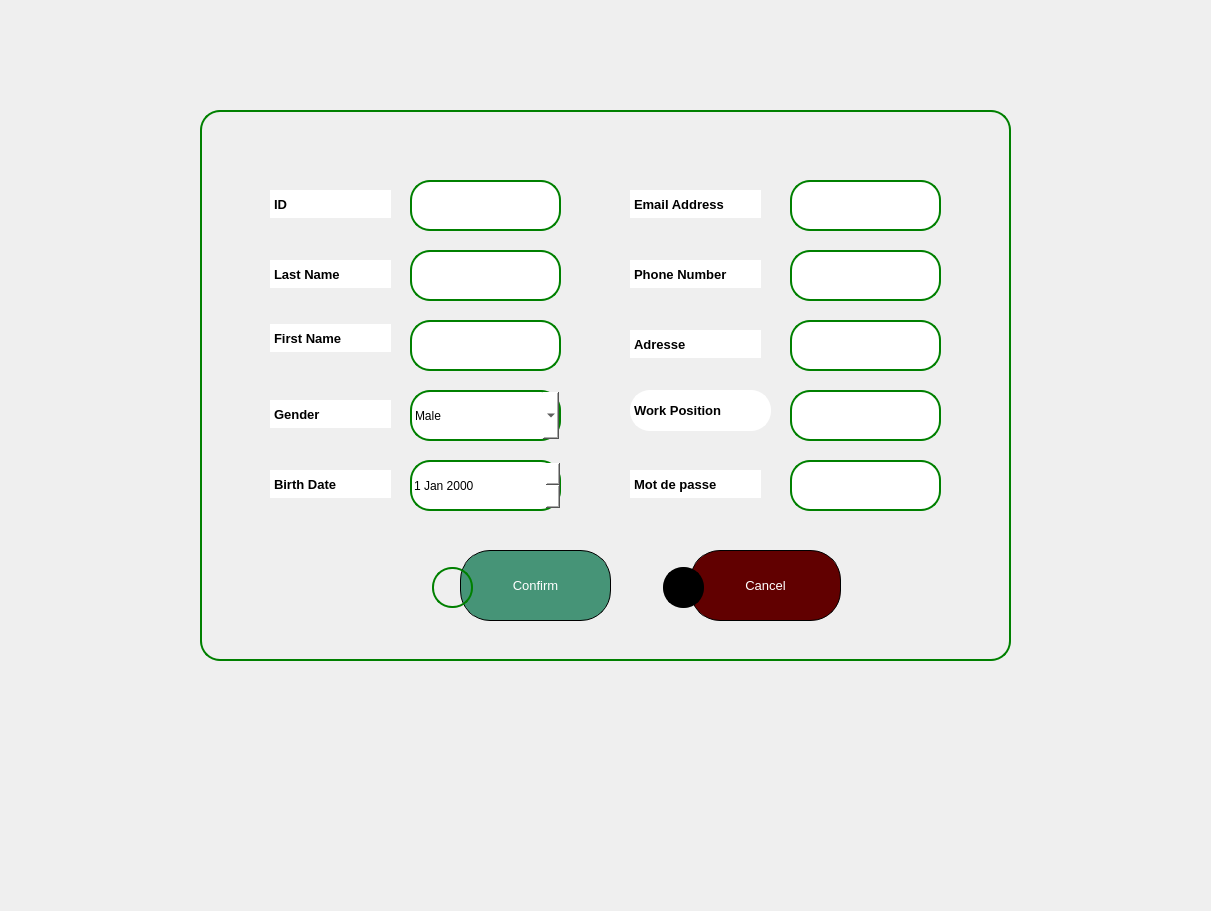
<?xml version="1.0" encoding="UTF-8"?>
<ui version="4.0">
 <class>Dialog_emp</class>
 <widget class="QDialog" name="Dialog_emp">
  <property name="geometry">
   <rect>
    <x>0</x>
    <y>0</y>
    <width>1211</width>
    <height>911</height>
   </rect>
  </property>
  <property name="windowTitle">
   <string>Dialog</string>
  </property>
  <widget class="QWidget" name="widget_edit" native="true">
   <property name="geometry">
    <rect>
     <x>200</x>
     <y>110</y>
     <width>811</width>
     <height>551</height>
    </rect>
   </property>
   <property name="styleSheet">
    <string notr="true">border:2px solid green;
border-radius: 20px;
</string>
   </property>
   <widget class="QLineEdit" name="id_add">
    <property name="geometry">
     <rect>
      <x>210</x>
      <y>70</y>
      <width>151</width>
      <height>51</height>
     </rect>
    </property>
    <property name="styleSheet">
     <string notr="true">background-color: rgb(255, 255, 255);
color: rgb(0, 0, 0);
border_radius:10px;</string>
    </property>
    <property name="text">
     <string/>
    </property>
   </widget>
   <widget class="QLineEdit" name="lineEdit_59">
    <property name="geometry">
     <rect>
      <x>70</x>
      <y>80</y>
      <width>121</width>
      <height>28</height>
     </rect>
    </property>
    <property name="font">
     <font>
      <pointsize>10</pointsize>
      <weight>75</weight>
      <bold>true</bold>
     </font>
    </property>
    <property name="styleSheet">
     <string notr="true">background-color: rgb(255, 255, 255);
color: rgb(0, 0, 0);

border-color: rgb(255, 255, 255);</string>
    </property>
    <property name="text">
     <string>ID</string>
    </property>
   </widget>
   <widget class="QLineEdit" name="lineEdit_60">
    <property name="geometry">
     <rect>
      <x>70</x>
      <y>290</y>
      <width>121</width>
      <height>28</height>
     </rect>
    </property>
    <property name="font">
     <font>
      <pointsize>10</pointsize>
      <weight>75</weight>
      <bold>true</bold>
     </font>
    </property>
    <property name="styleSheet">
     <string notr="true">background-color: rgb(255, 255, 255);
color: rgb(0, 0, 0);

border-color: rgb(255, 255, 255);</string>
    </property>
    <property name="text">
     <string>Gender</string>
    </property>
   </widget>
   <widget class="QLineEdit" name="lineEdit_61">
    <property name="geometry">
     <rect>
      <x>70</x>
      <y>214</y>
      <width>121</width>
      <height>28</height>
     </rect>
    </property>
    <property name="font">
     <font>
      <pointsize>10</pointsize>
      <weight>75</weight>
      <bold>true</bold>
     </font>
    </property>
    <property name="styleSheet">
     <string notr="true">background-color: rgb(255, 255, 255);
color: rgb(0, 0, 0);

border-color: rgb(255, 255, 255);</string>
    </property>
    <property name="text">
     <string>First Name</string>
    </property>
   </widget>
   <widget class="QLineEdit" name="lineEdit_62">
    <property name="geometry">
     <rect>
      <x>70</x>
      <y>360</y>
      <width>121</width>
      <height>28</height>
     </rect>
    </property>
    <property name="font">
     <font>
      <pointsize>10</pointsize>
      <weight>75</weight>
      <bold>true</bold>
     </font>
    </property>
    <property name="styleSheet">
     <string notr="true">background-color: rgb(255, 255, 255);
color: rgb(0, 0, 0);

border-color: rgb(255, 255, 255);</string>
    </property>
    <property name="text">
     <string>Birth Date</string>
    </property>
   </widget>
   <widget class="QLineEdit" name="lineEdit_63">
    <property name="geometry">
     <rect>
      <x>70</x>
      <y>150</y>
      <width>121</width>
      <height>28</height>
     </rect>
    </property>
    <property name="font">
     <font>
      <pointsize>10</pointsize>
      <weight>75</weight>
      <bold>true</bold>
     </font>
    </property>
    <property name="styleSheet">
     <string notr="true">background-color: rgb(255, 255, 255);
color: rgb(0, 0, 0);

border-color: rgb(255, 255, 255);</string>
    </property>
    <property name="text">
     <string>Last Name</string>
    </property>
   </widget>
   <widget class="QLineEdit" name="lineEdit_64">
    <property name="geometry">
     <rect>
      <x>430</x>
      <y>80</y>
      <width>131</width>
      <height>28</height>
     </rect>
    </property>
    <property name="font">
     <font>
      <pointsize>10</pointsize>
      <weight>75</weight>
      <bold>true</bold>
     </font>
    </property>
    <property name="styleSheet">
     <string notr="true">background-color: rgb(255, 255, 255);
color: rgb(0, 0, 0);

border-color: rgb(255, 255, 255);</string>
    </property>
    <property name="text">
     <string>Email Address</string>
    </property>
   </widget>
   <widget class="QLineEdit" name="lineEdit_65">
    <property name="geometry">
     <rect>
      <x>430</x>
      <y>280</y>
      <width>141</width>
      <height>41</height>
     </rect>
    </property>
    <property name="font">
     <font>
      <pointsize>10</pointsize>
      <weight>75</weight>
      <bold>true</bold>
     </font>
    </property>
    <property name="styleSheet">
     <string notr="true">background-color: rgb(255, 255, 255);
color: rgb(0, 0, 0);

border-color: rgb(255, 255, 255);</string>
    </property>
    <property name="text">
     <string>Work Position</string>
    </property>
   </widget>
   <widget class="QLineEdit" name="lineEdit_66">
    <property name="geometry">
     <rect>
      <x>430</x>
      <y>220</y>
      <width>131</width>
      <height>28</height>
     </rect>
    </property>
    <property name="font">
     <font>
      <pointsize>10</pointsize>
      <weight>75</weight>
      <bold>true</bold>
     </font>
    </property>
    <property name="styleSheet">
     <string notr="true">background-color: rgb(255, 255, 255);
color: rgb(0, 0, 0);

border-color: rgb(255, 255, 255);</string>
    </property>
    <property name="text">
     <string>Adresse</string>
    </property>
   </widget>
   <widget class="QLineEdit" name="lineEdit_67">
    <property name="geometry">
     <rect>
      <x>430</x>
      <y>150</y>
      <width>131</width>
      <height>28</height>
     </rect>
    </property>
    <property name="font">
     <font>
      <pointsize>10</pointsize>
      <weight>75</weight>
      <bold>true</bold>
     </font>
    </property>
    <property name="styleSheet">
     <string notr="true">background-color: rgb(255, 255, 255);
color: rgb(0, 0, 0);

border-color: rgb(255, 255, 255);</string>
    </property>
    <property name="text">
     <string>Phone Number</string>
    </property>
   </widget>
   <widget class="QLineEdit" name="lineEdit_68">
    <property name="geometry">
     <rect>
      <x>430</x>
      <y>360</y>
      <width>131</width>
      <height>28</height>
     </rect>
    </property>
    <property name="font">
     <font>
      <pointsize>10</pointsize>
      <weight>75</weight>
      <bold>true</bold>
     </font>
    </property>
    <property name="styleSheet">
     <string notr="true">background-color: rgb(255, 255, 255);
color: rgb(0, 0, 0);

border-color: rgb(255, 255, 255);</string>
    </property>
    <property name="text">
     <string>Mot de passe</string>
    </property>
   </widget>
   <widget class="QLineEdit" name="nom_add">
    <property name="geometry">
     <rect>
      <x>210</x>
      <y>140</y>
      <width>151</width>
      <height>51</height>
     </rect>
    </property>
    <property name="styleSheet">
     <string notr="true">background-color: rgb(255, 255, 255);
color: rgb(0, 0, 0);
border_radius:10px;</string>
    </property>
    <property name="text">
     <string/>
    </property>
   </widget>
   <widget class="QLineEdit" name="prenom_add">
    <property name="geometry">
     <rect>
      <x>210</x>
      <y>210</y>
      <width>151</width>
      <height>51</height>
     </rect>
    </property>
    <property name="styleSheet">
     <string notr="true">background-color: rgb(255, 255, 255);
color: rgb(0, 0, 0);
border_radius:10px;</string>
    </property>
    <property name="text">
     <string/>
    </property>
   </widget>
   <widget class="QLineEdit" name="email_add">
    <property name="geometry">
     <rect>
      <x>590</x>
      <y>70</y>
      <width>151</width>
      <height>51</height>
     </rect>
    </property>
    <property name="styleSheet">
     <string notr="true">background-color: rgb(255, 255, 255);
color: rgb(0, 0, 0);
border_radius:10px;</string>
    </property>
    <property name="text">
     <string/>
    </property>
   </widget>
   <widget class="QLineEdit" name="poste_add">
    <property name="geometry">
     <rect>
      <x>590</x>
      <y>280</y>
      <width>151</width>
      <height>51</height>
     </rect>
    </property>
    <property name="styleSheet">
     <string notr="true">background-color: rgb(255, 255, 255);
color: rgb(0, 0, 0);
border_radius:10px;</string>
    </property>
    <property name="text">
     <string/>
    </property>
   </widget>
   <widget class="QLineEdit" name="mdp_add">
    <property name="geometry">
     <rect>
      <x>590</x>
      <y>350</y>
      <width>151</width>
      <height>51</height>
     </rect>
    </property>
    <property name="styleSheet">
     <string notr="true">background-color: rgb(255, 255, 255);
color: rgb(0, 0, 0);
border_radius:10px;</string>
    </property>
    <property name="text">
     <string/>
    </property>
   </widget>
   <widget class="QLineEdit" name="tel_add">
    <property name="geometry">
     <rect>
      <x>590</x>
      <y>140</y>
      <width>151</width>
      <height>51</height>
     </rect>
    </property>
    <property name="styleSheet">
     <string notr="true">background-color: rgb(255, 255, 255);
color: rgb(0, 0, 0);
border_radius:10px;</string>
    </property>
    <property name="text">
     <string/>
    </property>
   </widget>
   <widget class="QDateEdit" name="birthdate_add">
    <property name="geometry">
     <rect>
      <x>210</x>
      <y>350</y>
      <width>151</width>
      <height>51</height>
     </rect>
    </property>
    <property name="styleSheet">
     <string notr="true">background-color: rgb(255, 255, 255);
color: rgb(0, 0, 0);
border_radius:10px;</string>
    </property>
   </widget>
   <widget class="QComboBox" name="gender_add">
    <property name="geometry">
     <rect>
      <x>210</x>
      <y>280</y>
      <width>151</width>
      <height>51</height>
     </rect>
    </property>
    <property name="styleSheet">
     <string notr="true">background-color: rgb(255, 255, 255);
color: rgb(0, 0, 0);</string>
    </property>
    <item>
     <property name="text">
      <string>Male</string>
     </property>
    </item>
    <item>
     <property name="text">
      <string>Female</string>
     </property>
    </item>
   </widget>
   <widget class="QPushButton" name="confirm_add">
    <property name="geometry">
     <rect>
      <x>260</x>
      <y>440</y>
      <width>151</width>
      <height>71</height>
     </rect>
    </property>
    <property name="styleSheet">
     <string notr="true">border: 1px solid black;


color: rgb(255, 255, 255);
font: 10pt ;

background-color: rgb(171, 168, 111);
background-color: rgb(70, 148, 119);




border-radius:30px;
</string>
    </property>
    <property name="text">
     <string>Confirm</string>
    </property>
   </widget>
   <widget class="QLabel" name="label_29">
    <property name="geometry">
     <rect>
      <x>232</x>
      <y>457</y>
      <width>41</width>
      <height>41</height>
     </rect>
    </property>
    <property name="text">
     <string/>
    </property>
    <property name="pixmap">
     <pixmap resource="resources.qrc">:/home page/4682662.png</pixmap>
    </property>
    <property name="scaledContents">
     <bool>true</bool>
    </property>
   </widget>
   <widget class="QPushButton" name="cancel_add">
    <property name="geometry">
     <rect>
      <x>490</x>
      <y>440</y>
      <width>151</width>
      <height>71</height>
     </rect>
    </property>
    <property name="styleSheet">
     <string notr="true">border: 1px solid black;


color: rgb(255, 255, 255);
font: 10pt ;

background-color: rgb(171, 168, 111);
background-color: rgb(97, 0, 0);



border-radius:30px;
</string>
    </property>
    <property name="text">
     <string>Cancel</string>
    </property>
   </widget>
   <widget class="QLabel" name="label_30">
    <property name="geometry">
     <rect>
      <x>463</x>
      <y>457</y>
      <width>41</width>
      <height>41</height>
     </rect>
    </property>
    <property name="styleSheet">
     <string notr="true">border-color: rgb(0, 0, 0);
background-color: rgb(0, 0, 0);</string>
    </property>
    <property name="text">
     <string/>
    </property>
    <property name="pixmap">
     <pixmap resource="resources.qrc">:/home page/391247.png</pixmap>
    </property>
    <property name="scaledContents">
     <bool>true</bool>
    </property>
   </widget>
   <widget class="QLineEdit" name="adr_add">
    <property name="geometry">
     <rect>
      <x>590</x>
      <y>210</y>
      <width>151</width>
      <height>51</height>
     </rect>
    </property>
    <property name="styleSheet">
     <string notr="true">background-color: rgb(255, 255, 255);
color: rgb(0, 0, 0);
border_radius:10px;</string>
    </property>
    <property name="text">
     <string/>
    </property>
   </widget>
  </widget>
 </widget>
 <resources>
  <include location="resources.qrc"/>
 </resources>
 <connections/>
</ui>
